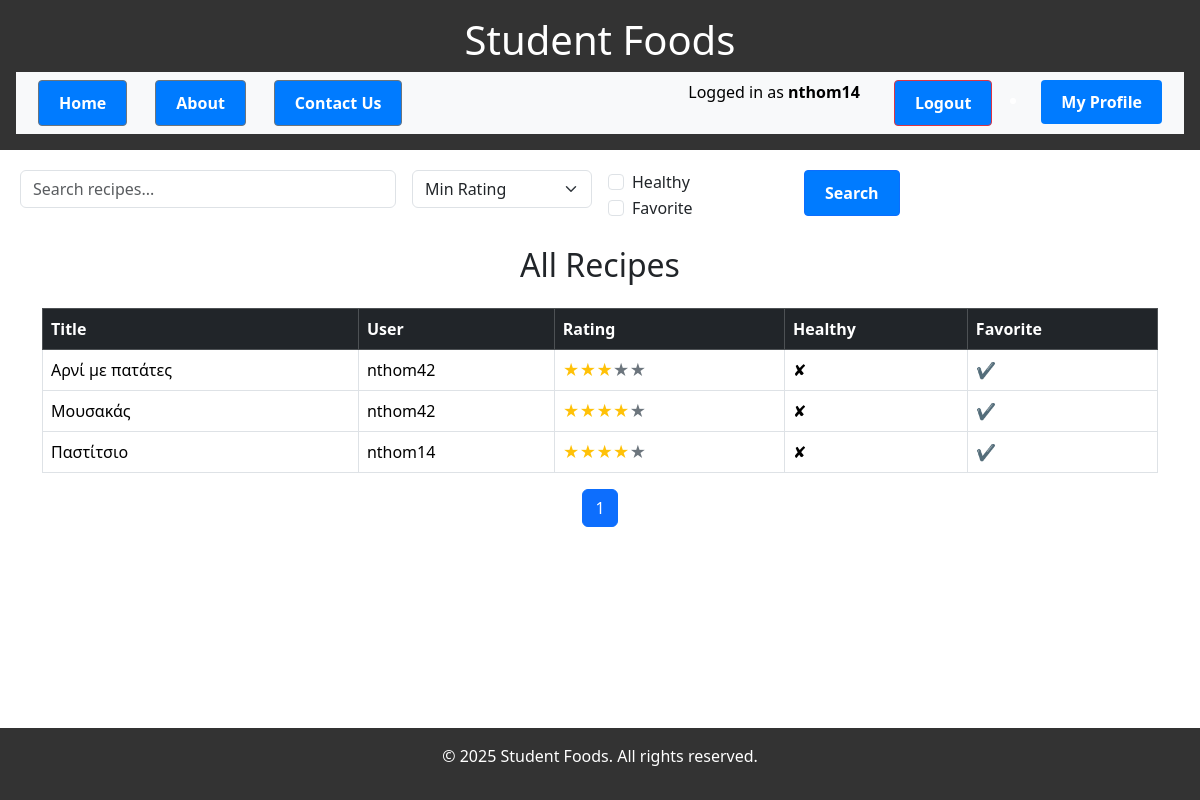
Screenshot of /all_recipes.php (signed in) with the database file from the repository.
### tables this page shows
CREATE TABLE `recipes` (
  `id` int(11) NOT NULL,
  `user_id` int(11) NOT NULL,
  `title` varchar(255) NOT NULL,
  `description` text DEFAULT NULL,
  `created_at` timestamp NOT NULL DEFAULT current_timestamp(),
  `rating` tinyint(3) UNSIGNED NOT NULL DEFAULT 0,
  `is_healthy` tinyint(1) NOT NULL DEFAULT 0,
  `is_favorite` tinyint(1) NOT NULL DEFAULT 0
);

CREATE TABLE `users` (
  `id` int(11) NOT NULL,
  `username` varchar(50) NOT NULL,
  `email` varchar(100) NOT NULL,
  `password` varchar(255) NOT NULL,
  `created_at` timestamp NOT NULL DEFAULT current_timestamp(),
  `remember_token` varchar(64) DEFAULT NULL
);

### all_recipes.php (the view, shortened to what this page needs)
<?php
require 'config.php';
$limit = 10;
$page = isset($_GET['page']) ? (int)$_GET['page'] : 1;
$offset = ($page - 1) * $limit;
$totalQuery = "SELECT COUNT(*) as total FROM recipes";
$totalResult = $pdo->query($totalQuery);
$total = $totalResult->fetch(PDO::FETCH_ASSOC)['total'];
$totalPages = ceil($total / $limit);
$sql = "SELECT r.*, u.username FROM recipes r
        JOIN users u ON r.user_id = u.id
        WHERE 1=1";
$sql .= " ORDER BY r.title ASC LIMIT :limit OFFSET :offset";
$stmt = $pdo->prepare($sql);
$stmt->bindValue(':limit', $limit, PDO::PARAM_INT);
$stmt->bindValue(':offset', $offset, PDO::PARAM_INT);
if (!$stmt->execute()) {
    die("Execute failed: " . implode(" | ", $stmt->errorInfo()));
}
$recipes = $stmt->fetchAll();
?>
<?php include 'header.php'; ?>
<form method="GET" class="row g-3 mb-4">
  <div class="col-md-4">
    <input type="text" name="q" class="form-control" placeholder="Search recipes..." value="<?= htmlspecialchars($_GET['q'] ?? '') ?>">
  </div>
  <div class="col-md-2">
    <select name="min_rating" class="form-select">
      <option value="">Min Rating</option>
    </select>
  </div>
  <div class="col-md-2">
    <div class="form-check">
      <input class="form-check-input" type="checkbox" name="healthy" id="healthy" <?= isset($_GET['healthy']) ? 'checked' : '' ?>>
      <label class="form-check-label" for="healthy">Healthy</label>
    </div>
    <div class="form-check">
      <input class="form-check-input" type="checkbox" name="favorite" id="favorite" <?= isset($_GET['favorite']) ? 'checked' : '' ?>>
      <label class="form-check-label" for="favorite">Favorite</label>
    </div>
  </div>
  <div class="col-md-2">
    <button type="submit" class="btn btn-primary">Search</button>
  </div>
</form>
<div class="container mt-4">
    <h2 class="text-center mb-4">All Recipes</h2>
    <table class="table table-bordered table-hover">
        <thead class="table-dark">
        <tr>
            <th>Title</th>
            <th>User</th>
            <th>Rating</th>
            <th>Healthy</th>
            <th>Favorite</th>
        </tr>
        </thead>
        <tbody>
        <?php foreach ($recipes as $recipe): ?>
            <tr onclick="window.location.href='recipe_view.php?id=<?= $recipe['id'] ?>&from=all_recipes'">
                <td><?= htmlspecialchars($recipe['title']) ?></td>
                <td><?= htmlspecialchars($recipe['username']) ?></td>
                <td>
                    <?php
                    $rating = (int)$recipe['rating'];
                    for ($i = 1; $i <= 5; $i++) {
                        echo $i <= $rating ? '<span class="text-warning">&#9733;</span>' : '<span class="text-secondary">&#9733;</span>';
                    }
                    ?>
                </td>
                <td><?= $recipe['is_healthy'] ? '✔' : '✘' ?></td>
                <td><?= $recipe['is_favorite'] ? '✔' : '✘' ?></td>
            </tr>
        <?php endforeach; ?>
        </tbody>
    </table>
    <nav aria-label="Page navigation">
        <ul class="pagination justify-content-center">
            <?php for ($i = 1; $i <= $totalPages; $i++): ?>
                <li class="page-item <?= ($i == $page) ? 'active' : '' ?>">
                    <a class="page-link" href="?page=<?= $i ?>"><?= $i ?></a>
                </li>
            <?php endfor; ?>
        </ul>
    </nav>
</div>
<?php include 'footer.php'; ?>

### header.php (shortened to what this page needs)
<!DOCTYPE html>
<html lang="en">
<head>
    <link href="https://cdn.jsdelivr.net/npm/bootstrap@5.3.3/dist/css/bootstrap.min.css" rel="stylesheet">
    <link rel="stylesheet" href="css/style.css">
</head>
<body>
    <div class="page-wrapper">
        <header>
            <h1>Student Foods</h1>
            <nav class="navbar navbar-expand-lg navbar-light bg-light">
                <div class="container-fluid">
                    <div class="collapse navbar-collapse justify-content-end" id="navbarNav">
                        <div class="me-auto d-flex gap-2">
                            <a href="index.php" class="btn btn-outline-secondary">Home</a>
                            <a href="about.php" class="btn btn-outline-secondary">About</a>
                            <a href="contact.php" class="btn btn-outline-secondary">Contact Us</a>
                        </div>
                        <div class="d-flex gap-2">
                            <?php if (isset($_SESSION['user'])): ?>
                            <span class="text-black me-3">Logged in as <strong><?= htmlspecialchars($_SESSION['user']['username']) ?></strong></span>
                            <a href="logout.php" class="btn btn-outline-danger">Logout</a>
                            <li class="nav-item">
                                <a class="nav-link btn btn-outline-secondary ms-2" href="profile.php">My Profile</a>
                            </li>
                            <?php else: ?>
                            <a href="signup.php" class="btn btn-primary">Sign Up</a>
                            <a href="login.php" class="btn btn-outline-primary">Login</a>
                            <?php endif; ?>
                        </div>
                    </div>
                </div>
            </nav>
        </header>
        <main>

### footer.php (shortened to what this page needs)
</main>
    <footer>
        <p>&copy; <?php echo date("Y"); ?> Student Foods. All rights reserved.</p>
    </footer>
</body>
</html>

### css/style.css (style rules this page uses)
html, body { height: 100%; margin: 0; }
.page-wrapper { display: flex; flex-direction: column; min-height: 100vh; }
header { background-color: #333; color: white; padding: 1em; text-align: center; }
nav a { color: white; margin: 0 10px; text-decoration: none; }
main { flex: 1; padding: 20px; }
footer { background-color: #333; color: white; text-align: center; padding: 1em; }
.btn { display: inline-block; padding: 10px 20px; margin-right: 10px; background-color: #007BFF; color: white; text-decoration: none; border-radius: 4px; font-weight: bold; transition: background-color 0.2s ease-in-out; }

### rows the page displays
recipes: title "Αρνί με πατάτες", user.username "nthom42", rating 3 (drawn)
recipes: title "Μουσακάς", user.username "nthom42", rating 4 (drawn)
recipes: title "Παστίτσιο", user.username "nthom14", rating 4 (drawn)

### other values shown
$_SESSION['user']['username'] "nthom14"
